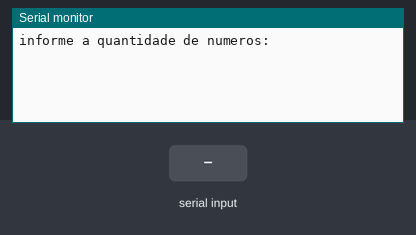
The sketch below on a simulated Arduino Uno, built with avr-gcc and run on an emulated ATmega328P. On the bench: the last lines printed to the serial monitor. The inputs (shaded band) are chosen by the test bench.

Above: at 1.2 s.
1.3 s: "90,45\n" received over Serial
At 2.1 s:
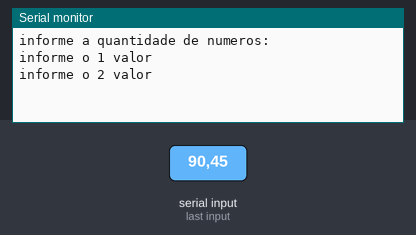
2.8 s: "30,150\n" received over Serial
At 4.9 s:
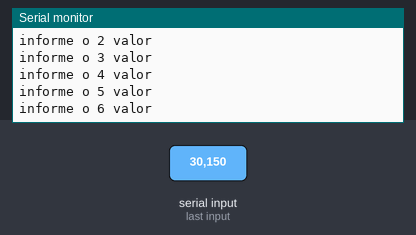
Timing chart, 0 to 6.4 s (numbered marks = the images above; inputs shaded):
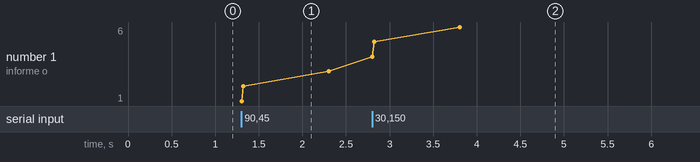

Measured:
- after the input at 1.3 s, the serial monitor: prints a new line at once (image 1)
- after the input at 2.8 s, the serial monitor: prints a new line at once (image 2)
- plotted number 1: 3 → 6 after the input at 2.8 s

The sketch:

for_negative.ino
```cpp
void setup()
{
  Serial.begin(9600);
}

void loop()
{
  Serial.println("informe a quantidade de numeros: ");
  while(!Serial.available());
  int n = Serial.parseInt();

  int negativo[n];

  //for para leitura de dados

   for(int i = 0; i<n; i++){

    Serial.println("informe o " + String(i+1) + " valor");
    while(!Serial.available());
     negativo[i] = Serial.parseInt();
   }
    //for para mostrar os valores negativos

    for(int i = 0; i<n; i++){
      if(negativo[i] < 0){
      Serial.println(negativo[i]);
      }
   }
}


            
```
